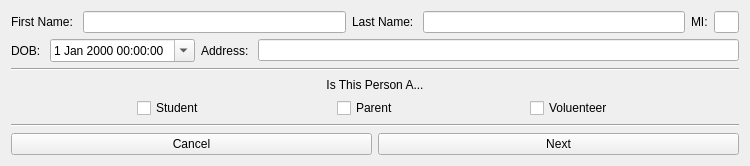
<?xml version="1.0" encoding="UTF-8"?>
<ui version="4.0">
 <class>Form</class>
 <widget class="QWidget" name="Form">
  <property name="geometry">
   <rect>
    <x>0</x>
    <y>0</y>
    <width>750</width>
    <height>166</height>
   </rect>
  </property>
  <property name="sizePolicy">
   <sizepolicy hsizetype="Fixed" vsizetype="Fixed">
    <horstretch>0</horstretch>
    <verstretch>0</verstretch>
   </sizepolicy>
  </property>
  <property name="minimumSize">
   <size>
    <width>750</width>
    <height>166</height>
   </size>
  </property>
  <property name="maximumSize">
   <size>
    <width>750</width>
    <height>166</height>
   </size>
  </property>
  <property name="windowTitle">
   <string>New Member</string>
  </property>
  <layout class="QVBoxLayout" name="verticalLayout">
   <item>
    <layout class="QHBoxLayout" name="horizontalLayout">
     <item>
      <widget class="QLabel" name="label">
       <property name="text">
        <string>First Name: </string>
       </property>
      </widget>
     </item>
     <item>
      <widget class="QLineEdit" name="firstName"/>
     </item>
     <item>
      <widget class="QLabel" name="label_2">
       <property name="text">
        <string>Last Name: </string>
       </property>
      </widget>
     </item>
     <item>
      <widget class="QLineEdit" name="lastName"/>
     </item>
     <item>
      <widget class="QLabel" name="label_3">
       <property name="text">
        <string>MI:</string>
       </property>
      </widget>
     </item>
     <item>
      <widget class="QLineEdit" name="middleInitial">
       <property name="sizePolicy">
        <sizepolicy hsizetype="Fixed" vsizetype="Fixed">
         <horstretch>0</horstretch>
         <verstretch>0</verstretch>
        </sizepolicy>
       </property>
       <property name="minimumSize">
        <size>
         <width>25</width>
         <height>0</height>
        </size>
       </property>
       <property name="maximumSize">
        <size>
         <width>25</width>
         <height>16777215</height>
        </size>
       </property>
      </widget>
     </item>
    </layout>
   </item>
   <item>
    <layout class="QHBoxLayout" name="horizontalLayout_3">
     <item>
      <widget class="QLabel" name="label_4">
       <property name="text">
        <string>DOB: </string>
       </property>
      </widget>
     </item>
     <item>
      <widget class="QDateTimeEdit" name="dob">
       <property name="calendarPopup">
        <bool>true</bool>
       </property>
      </widget>
     </item>
     <item>
      <widget class="QLabel" name="label_5">
       <property name="text">
        <string>Address: </string>
       </property>
      </widget>
     </item>
     <item>
      <widget class="QLineEdit" name="address"/>
     </item>
    </layout>
   </item>
   <item>
    <widget class="Line" name="line">
     <property name="orientation">
      <enum>Qt::Horizontal</enum>
     </property>
    </widget>
   </item>
   <item>
    <layout class="QVBoxLayout" name="verticalLayout_2">
     <item>
      <widget class="QLabel" name="label_6">
       <property name="text">
        <string>Is This Person A...</string>
       </property>
       <property name="alignment">
        <set>Qt::AlignCenter</set>
       </property>
      </widget>
     </item>
     <item>
      <layout class="QHBoxLayout" name="horizontalLayout_4">
       <item>
        <spacer name="horizontalSpacer">
         <property name="orientation">
          <enum>Qt::Horizontal</enum>
         </property>
         <property name="sizeHint" stdset="0">
          <size>
           <width>40</width>
           <height>20</height>
          </size>
         </property>
        </spacer>
       </item>
       <item>
        <widget class="QCheckBox" name="checkBox_3">
         <property name="text">
          <string>Student</string>
         </property>
        </widget>
       </item>
       <item>
        <spacer name="horizontalSpacer_4">
         <property name="orientation">
          <enum>Qt::Horizontal</enum>
         </property>
         <property name="sizeHint" stdset="0">
          <size>
           <width>40</width>
           <height>20</height>
          </size>
         </property>
        </spacer>
       </item>
       <item>
        <widget class="QCheckBox" name="checkBox_2">
         <property name="text">
          <string>Parent</string>
         </property>
        </widget>
       </item>
       <item>
        <spacer name="horizontalSpacer_3">
         <property name="orientation">
          <enum>Qt::Horizontal</enum>
         </property>
         <property name="sizeHint" stdset="0">
          <size>
           <width>40</width>
           <height>20</height>
          </size>
         </property>
        </spacer>
       </item>
       <item>
        <widget class="QCheckBox" name="checkBox">
         <property name="text">
          <string>Voluenteer</string>
         </property>
        </widget>
       </item>
       <item>
        <spacer name="horizontalSpacer_2">
         <property name="orientation">
          <enum>Qt::Horizontal</enum>
         </property>
         <property name="sizeHint" stdset="0">
          <size>
           <width>40</width>
           <height>20</height>
          </size>
         </property>
        </spacer>
       </item>
      </layout>
     </item>
    </layout>
   </item>
   <item>
    <widget class="Line" name="line_2">
     <property name="orientation">
      <enum>Qt::Horizontal</enum>
     </property>
    </widget>
   </item>
   <item>
    <layout class="QHBoxLayout" name="horizontalLayout_7">
     <item>
      <widget class="QPushButton" name="cancel">
       <property name="text">
        <string>Cancel</string>
       </property>
      </widget>
     </item>
     <item>
      <widget class="QPushButton" name="next">
       <property name="text">
        <string>Next</string>
       </property>
      </widget>
     </item>
    </layout>
   </item>
  </layout>
 </widget>
 <resources/>
 <connections/>
</ui>
